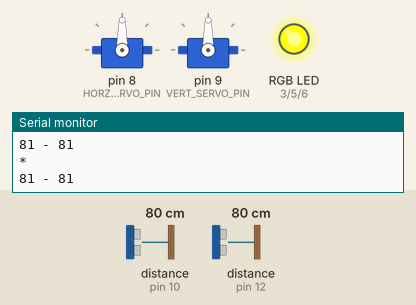
Bench run of a sketch on a simulated Arduino Uno, built with avr-gcc and run on an emulated ATmega328P. Shown: 2 × servo, an RGB LED mixed from three pins (HIGH = lit), the last lines printed to the serial monitor. The test bench sets the inputs (shaded band); at power-on: distance to the obstacle (sensors on pin 10, pin 12) 80 cm. The echo pulse lasts 58.3 µs per cm.

Above: at 1.2 s.
1.3 s: distance to the obstacle (sensor on pin 10) set to 2 cm
At 2.3 s:
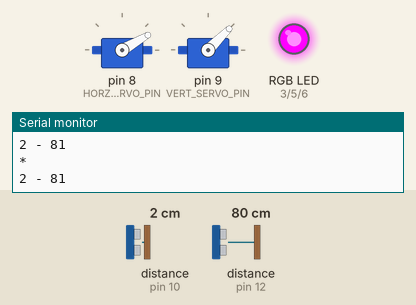
3.1 s: distance to the obstacle (sensor on pin 12) set to 4 cm
4.6 s: distance to the obstacle (sensor on pin 12) set to 2 cm
At 5.9 s:
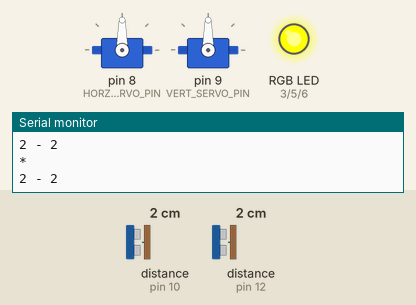
6.3 s: distance to the obstacle (sensor on pin 10) set to 9 cm
At 7.3 s:
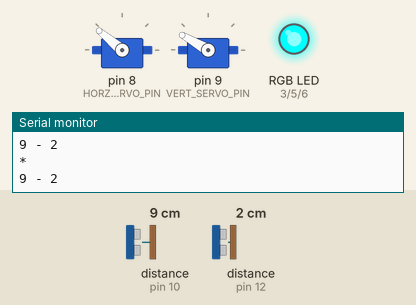
8.1 s: distance to the obstacle (sensor on pin 12) set to 18 cm
At 8.6 s:
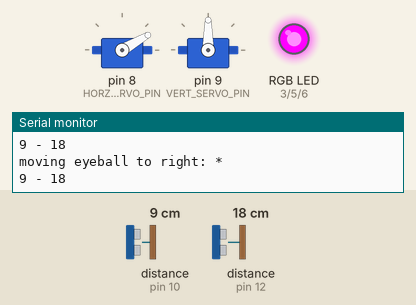
9.7 s: distance to the obstacle (sensor on pin 10) set to 15 cm
11.2 s: distance to the obstacle (sensor on pin 10) set to 20 cm
At 12.2 s:
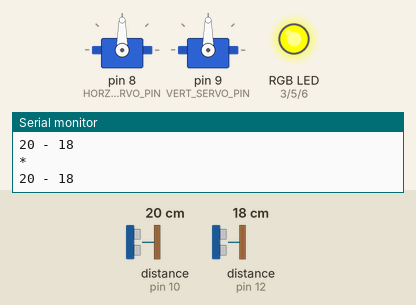
Timing chart, 0 to 13.9 s (numbered marks = the images above; inputs shaded):
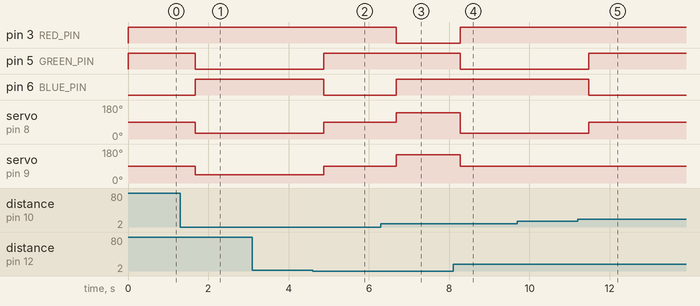

The sketch:

trackingLightedEyeball.ino
```cpp
#include <NewPing.h>
#include <Servo.h>

// Ultrasonic constants
#define SONAR_NUM 2 // Number or sensors.
#define MAX_DISTANCE 100 // Maximum distance (in cm) to ping.
//#define MAX_DISTANCE 50 // Maximum distance (in cm) to ping.
#define PING_INTERVAL 100 // Milliseconds between sensor pings (29ms is about the min to avoid cross-sensor echo).

// Servo constants
#define HORZ_SERVO_PIN 8
#define VERT_SERVO_PIN 9
#define HORZ_MAX_RIGHT 30
#define HORZ_CENTER 90
#define HORZ_MAX_LEFT 140
#define VERT_MAX_UP 45
#define VERT_CENTER 90
#define VERT_MAX_DOWN 150

// LED constants
#define RED_PIN 3
#define GREEN_PIN 5
#define BLUE_PIN 6

unsigned long pingTimer[SONAR_NUM]; // Holds the times when the next ping should happen for each sensor.
unsigned int cm[SONAR_NUM];         // Where the ping distances are stored.
uint8_t currentSensor = 0;          // Keeps track of which sensor is active.

int lastPos = 1000; // left=-1, center=0, right=1, undefined=1000

// Sensor object array. Each sensor's trigger pin, echo pin, max distance to ping
NewPing sonar[SONAR_NUM] = {
  NewPing(11, 10, MAX_DISTANCE), // left
  NewPing(13, 12, MAX_DISTANCE), // right
};

Servo horzServo;
Servo vertServo;

long actionCounter = 0;

void setup() {
  Serial.begin(115200);

  pinMode(RED_PIN, OUTPUT);
  pinMode(GREEN_PIN, OUTPUT);
  pinMode(BLUE_PIN, OUTPUT);

  pingTimer[0] = millis() + 75;           // First ping starts at 75ms, gives time for the Arduino to chill before starting.
  for (uint8_t i = 1; i < SONAR_NUM; i++) { // Set the starting time for each sensor.
    pingTimer[i] = pingTimer[i - 1] + PING_INTERVAL;
  }

  horzServo.attach(HORZ_SERVO_PIN);
  vertServo.attach(VERT_SERVO_PIN);

  horzServo.write(HORZ_CENTER);
  vertServo.write(VERT_CENTER);

  moveEyeballToCenter();
  actionCounter = millis();
}

int randHorzPos() {
  int rand = micros() % 3;
  Serial.println(rand);
  if (rand == 0) {
    return HORZ_CENTER;
  } else if (rand == 1) {
    return HORZ_MAX_LEFT;
  } else {
    return HORZ_MAX_RIGHT;
  }
}

int randVertPos() {
  int rand = micros() % 3;
  Serial.println(rand);
  if (rand == 0) {
    return VERT_CENTER;
  } else if (rand == 1) {
    return VERT_MAX_UP;
  } else {
    return VERT_MAX_DOWN;
  }
}

void loop() {
  for (uint8_t i = 0; i < SONAR_NUM; i++) { // Loop through all the sensors.
    if (millis() >= pingTimer[i]) {         // Is it this sensor's time to ping?
      pingTimer[i] += PING_INTERVAL * SONAR_NUM;  // Set next time this sensor will be pinged.
      if (i == 0 && currentSensor == SONAR_NUM - 1) {
        oneSensorCycle(); // Sensor ping cycle complete, do something with the results.
      }
      sonar[currentSensor].timer_stop();          // Make sure previous timer is canceled before starting a new ping (insurance).
      currentSensor = i;                          // Sensor being accessed.
      cm[currentSensor] = 0;                      // Make distance zero in case there's no ping echo for this sensor.
      sonar[currentSensor].ping_timer(echoCheck); // Do the ping (processing continues, interrupt will call echoCheck to look for echo).
    }
  }
}

void echoCheck() { // If ping received, set the sensor distance to array.
  if (sonar[currentSensor].check_timer())
    cm[currentSensor] = sonar[currentSensor].ping_result / US_ROUNDTRIP_CM;
}

void oneSensorCycle() {
  Serial.println("*");

  if ((millis() - actionCounter) <= 100) {
    return;
  }
  actionCounter = millis();

  Serial.print(cm[0]);
  Serial.print(" - ");
  Serial.print(cm[1]);
  Serial.println();

  // If the spread between left and right is minimal, then look in the center
  if (abs(cm[0] - cm[1]) <= 5) {
    moveEyeballToCenter();
  }

  // There's something closer either on the left or right side. So look in that direction.
  else {
    if (cm[0] < cm[1]) {
      moveEyeballToRight();
    } else {
      moveEyeballToLeft();
    }
  }

}

void moveEyeballToCenter() {
  if (lastPos == 0) {
    return;
  }
  lastPos = 0;

  Serial.print("moving eyeball to center: ");
  setColor(0, 0, 255);
  horzServo.write(HORZ_CENTER);
  vertServo.write(VERT_CENTER);
}

void moveEyeballToLeft() {
  if (lastPos == -1) {
    return;
  }
  lastPos = -1;

  Serial.print("moving eyeball to left: ");
  setColor(255, 0, 0);
  horzServo.write(HORZ_MAX_LEFT);
  moveEyeballToVerticalRandom();
}

void moveEyeballToRight() {
  if (lastPos == 1) {
    return;
  }
  lastPos = 1;

  Serial.print("moving eyeball to right: ");
  setColor(0, 255, 0);
  horzServo.write(HORZ_MAX_RIGHT);
  moveEyeballToVerticalRandom();
}

void moveEyeballToVerticalRandom() {
  int rand = micros() % 3;
  if (rand == 0) {
    vertServo.write(VERT_CENTER);
  } else if (rand == 1) {
    vertServo.write(VERT_MAX_UP);
  } else {
    vertServo.write(VERT_MAX_DOWN);
  }
}

void setColor(int rgb[]) {
  setColor(rgb[0], rgb[1], rgb[2]);
}

// Set RGB color for a common anode RGB LED
void setColor(int red, int green, int blue) {
  red = 255 - red;
  green = 255 - green;
  blue = 255 - blue;
  analogWrite(RED_PIN, red);
  analogWrite(GREEN_PIN, green);
  analogWrite(BLUE_PIN, blue);
}
```

Measured:
- the behaviour switches between 3 and 2 cm on distance to the obstacle (sensor on pin 12) (found by bisection; images 1 and 2)
- the behaviour switches between 17 and 18 cm on distance to the obstacle (sensor on pin 10) (found by bisection; images 4 and 5)
- after the input at 1.3 s, pin 5 (GREEN_PIN): HIGH → LOW after 0.38 s; pin 6 (BLUE_PIN): LOW → HIGH after 0.38 s; servo on pin 8 (HORZ_SERVO_PIN): 90° → 30° after 0.38 s; servo on pin 9 (VERT_SERVO_PIN): 90° → 45° after 0.38 s
- after the input at 4.6 s, pin 5 (GREEN_PIN): LOW → HIGH after 0.28 s; pin 6 (BLUE_PIN): HIGH → LOW after 0.28 s; servo on pin 8 (HORZ_SERVO_PIN): 30° → 90° after 0.28 s; servo on pin 9 (VERT_SERVO_PIN): 45° → 90° after 0.28 s
- after the input at 6.3 s, pin 3 (RED_PIN): HIGH → LOW after 0.38 s; pin 6 (BLUE_PIN): LOW → HIGH after 0.38 s; servo on pin 8 (HORZ_SERVO_PIN): 90° → 140° after 0.38 s; servo on pin 9 (VERT_SERVO_PIN): 90° → 150° after 0.38 s
- after the input at 8.1 s, pin 3 (RED_PIN): LOW → HIGH after 0.18 s; pin 5 (GREEN_PIN): HIGH → LOW after 0.18 s; servo on pin 8 (HORZ_SERVO_PIN): 140° → 30° after 0.18 s; servo on pin 9 (VERT_SERVO_PIN): 150° → 90° after 0.18 s
- after the input at 11.2 s, pin 5 (GREEN_PIN): LOW → HIGH after 0.28 s; pin 6 (BLUE_PIN): HIGH → LOW after 0.28 s; servo on pin 8 (HORZ_SERVO_PIN): 30° → 90° after 0.28 s
